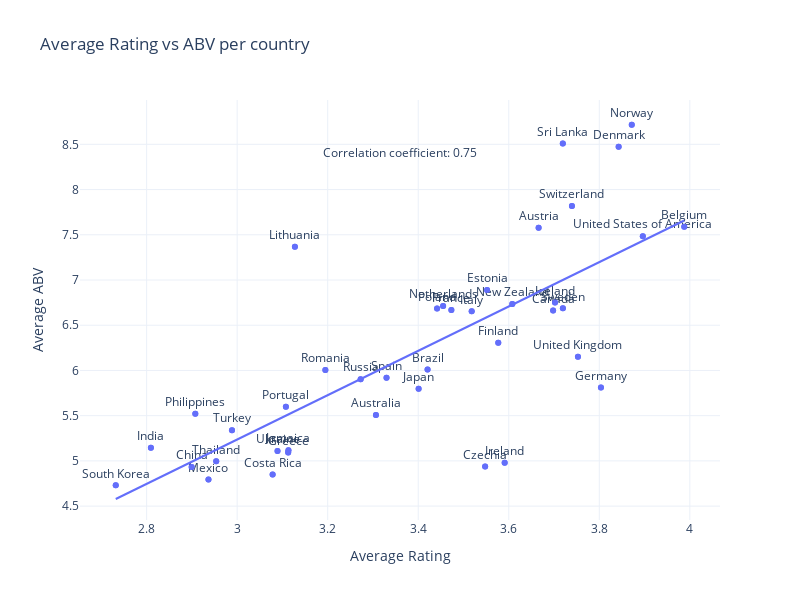

This figure's notebook cell:
### Code cell
LABEL_1 = 'palate'
LABEL_2 = 'abv'

# Get the average rating per country
avg_rating_country = df_ratings_no_text.groupby('location').agg({LABEL_1: 'mean'})

# Get the average ABV per country
avg_abv_country = df_ratings_no_text.groupby('location').agg({LABEL_2: 'mean'})

# Create an aggregated dataframe to then plot
aggregated_df = pd.DataFrame({
    'x': avg_rating_country[LABEL_1].values,
    'y': avg_abv_country[LABEL_2].values,
    'label': avg_rating_country.index
})

# Plot the scatter plot
plot_scatter_plot(aggregated_df, 'Average Rating vs ABV per country', 'Average Rating', 'Average ABV', True)

### Figure 1 — Plotly figure (JSON) as saved in the notebook; plotly's stock layout.template omitted (floating-point values rounded to 4 significant figures)
{"data": [{"customdata": [["Australia"], ["Austria"], ["Belgium"], ["Brazil"], ["Canada"], ["China"], ["Costa Rica"], ["Czechia"], ["Denmark"], ["Estonia"], ["Finland"], ["France"], ["Germany"], ["Greece"], ["Iceland"], ["India"], ["Ireland"], ["Italy"], ["Jamaica"], ["Japan"], ["Lithuania"], ["Mexico"], ["Netherlands"], ["New Zealand"], ["Norway"], ["Philippines"], ["Poland"], ["Portugal"], ["Romania"], ["Russia"], ["South Korea"], ["Spain"], ["Sri Lanka"], ["Sweden"], ["Switzerland"], ["Thailand"], ["Turkey"], ["Ukraine"], ["United Kingdom"], ["United States of America"]], "hovertemplate": "Average Rating=%{x}<br>Average ABV=%{y}<br>label=%{customdata[0]}<extra></extra>", "legendgroup": "", "marker": {"color": "#636efa", "symbol": "circle"}, "mode": "markers+text", "name": "", "orientation": "v", "showlegend": false, "text": ["Australia", "Austria", "Belgium", "Brazil", "Canada", "China", "Costa Rica", "Czechia", "Denmark", "Estonia", "Finland", "France", "Germany", "Greece", "Iceland", "India", "Ireland", "Italy", "Jamaica", "Japan", "Lithuania", "Mexico", "Netherlands", "New Zealand", "Norway", "Philippines", "Poland", "Portugal", "Romania", "Russia", "South Korea", "Spain", "Sri Lanka", "Sweden", "Switzerland", "Thailand", "Turkey", "Ukraine", "United Kingdom", "United States of America"], "textposition": "top center", "type": "scatter", "x": [3.307, 3.666, 3.988, 3.421, 3.698, 2.899, 3.078, 3.548, 3.843, 3.552, 3.577, 3.473, 3.804, 3.113, 3.702, 2.809, 3.591, 3.518, 3.113, 3.401, 3.128, 2.937, 3.455, 3.608, 3.872, 2.908, 3.442, 3.108, 3.195, 3.273, 2.732, 3.33, 3.719, 3.72, 3.74, 2.954, 2.989, 3.089, 3.753, 3.896], "xaxis": "x", "y": [5.508, 7.577, 7.589, 6.011, 6.664, 4.933, 4.849, 4.939, 8.472, 6.889, 6.307, 6.669, 5.812, 5.093, 6.75, 5.144, 4.979, 6.655, 5.119, 5.799, 7.367, 4.795, 6.711, 6.735, 8.717, 5.522, 6.686, 5.599, 6.005, 5.904, 4.73, 5.919, 8.51, 6.687, 7.819, 4.995, 5.34, 5.111, 6.152, 7.484], "yaxis": "y"}, {"hovertemplate": "x=%{x}<br>y=%{y}<extra></extra>", "legendgroup": "", "marker": {"color": "#636efa", "symbol": "circle"}, "mode": "markers", "name": "", "orientation": "v", "showlegend": false, "type": "scatter", "x": [3.307, 3.666, 3.988, 3.421, 3.698, 2.899, 3.078, 3.548, 3.843, 3.552, 3.577, 3.473, 3.804, 3.113, 3.702, 2.809, 3.591, 3.518, 3.113, 3.401, 3.128, 2.937, 3.455, 3.608, 3.872, 2.908, 3.442, 3.108, 3.195, 3.273, 2.732, 3.33, 3.719, 3.72, 3.74, 2.954, 2.989, 3.089, 3.753, 3.896], "xaxis": "x", "y": [5.508, 7.577, 7.589, 6.011, 6.664, 4.933, 4.849, 4.939, 8.472, 6.889, 6.307, 6.669, 5.812, 5.093, 6.75, 5.144, 4.979, 6.655, 5.119, 5.799, 7.367, 4.795, 6.711, 6.735, 8.717, 5.522, 6.686, 5.599, 6.005, 5.904, 4.73, 5.919, 8.51, 6.687, 7.819, 4.995, 5.34, 5.111, 6.152, 7.484], "yaxis": "y"}, {"hovertemplate": "<b>OLS trendline</b><br>y = 2.45176 * x + -2.11892<br>R<sup>2</sup>=0.564158<br><br>x=%{x}<br>y=%{y} <b>(trend)</b><extra></extra>", "legendgroup": "", "marker": {"color": "#636efa", "symbol": "circle"}, "mode": "lines", "name": "", "showlegend": false, "type": "scatter", "x": [2.732, 2.809, 2.899, 2.908, 2.937, 2.954, 2.989, 3.078, 3.089, 3.108, 3.113, 3.113, 3.128, 3.195, 3.273, 3.307, 3.33, 3.401, 3.421, 3.442, 3.455, 3.473, 3.518, 3.548, 3.552, 3.577, 3.591, 3.608, 3.666, 3.698, 3.702, 3.719, 3.72, 3.74, 3.753, 3.804, 3.843, 3.872, 3.896, 3.988], "xaxis": "x", "y": [4.579, 4.769, 4.99, 5.01, 5.081, 5.123, 5.208, 5.428, 5.455, 5.5, 5.513, 5.514, 5.549, 5.714, 5.905, 5.988, 6.045, 6.219, 6.268, 6.319, 6.352, 6.397, 6.507, 6.579, 6.59, 6.651, 6.685, 6.727, 6.869, 6.948, 6.958, 7.0, 7.001, 7.05, 7.082, 7.207, 7.303, 7.374, 7.434, 7.658], "yaxis": "y"}], "layout": {"annotations": [{"showarrow": false, "text": "Correlation coefficient: 0.75", "x": 0.5, "xref": "paper", "y": 0.9, "yref": "paper"}], "height": 600, "legend": {"tracegroupgap": 0}, "title": {"text": "Average Rating vs ABV per country"}, "width": 800, "xaxis": {"anchor": "y", "domain": [0, 1], "title": {"text": "Average Rating"}}, "yaxis": {"anchor": "x", "domain": [0, 1], "title": {"text": "Average ABV"}}}}
